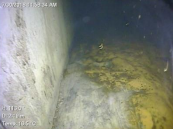
#> input picture Low-Complexity-Underwater-Image-Enhancement-Based-on-Dark-Channel-Prior/InputImages/Valentine1.png, 173 x 129 px; its folder holds only this picture in this run
$ python main.py
#> lines starting #> are read from the running program, lines starting #| are printed output that depends on the picture
#> further down, img is the input picture: shape (129, 173, 3); mean B, G, R 126.2, 138.8, 136
### Low-Complexity-Underwater-Image-Enhancement-Based-on-Dark-Channel-Prior/getRGBDarkChannel.py
import numpy as np

def getMinChannel(img):
	imgGray = np.zeros((img.shape[0],img.shape[1]),dtype = np.uint8)
	localMin = 255
	for i in range(0,img.shape[0]):
		for j in range(0,img.shape[1]):
			localMin = 255
			for k in range(0,3):
				if img.item((i,j,k)) < localMin:
					localMin = img.item((i,j,k))
			imgGray[i,j] = localMin
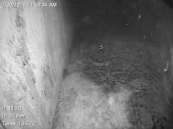
#> imgGray: shape (129, 173); min 19, max 236, mean 119.6
	return imgGray

def getDarkChannel(img, blockSize):
    img = getMinChannel(img)
    addSize = int((blockSize - 1) / 2)
    newHeight = img.shape[0] + blockSize - 1
#> newHeight = 137
    newWidth = img.shape[1] + blockSize - 1
#> newWidth = 181
    # 中间结果
    imgMiddle = np.zeros((newHeight, newWidth))
    imgMiddle[:, :] = 255
    imgMiddle[addSize:newHeight - addSize, addSize:newWidth - addSize] = img
    # print('imgMiddle',imgMiddle)
    imgDark = np.zeros((img.shape[0], img.shape[1]), np.uint8)
    localMin = 255
    for i in range(addSize, newHeight - addSize):
        for j in range(addSize, newWidth - addSize):
            localMin = 255
            for k in range(i - addSize, i + addSize + 1):
                for l in range(j - addSize, j + addSize + 1):
                    if imgMiddle.item((k, l)) < localMin:
                        localMin = imgMiddle.item((k, l))
            imgDark[i - addSize, j - addSize] = localMin
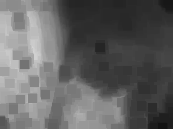
#> imgDark: shape (129, 173); min 19, max 211, mean 98

    return imgDark

### Low-Complexity-Underwater-Image-Enhancement-Based-on-Dark-Channel-Prior/getAtomsphericLight.py
import numpy as np

# 用于排序时存储原来像素点位置的数据结构
class Node(object):
	def __init__(self,x,y,value):
		self.x = x
		self.y = y
		self.value = value
	def printInfo(self):
		print(self.x,self.y,self.value)

def getAtomsphericLight(darkChannel, img, meanMode, percent):
#> called with meanMode = True, percent = 0.001
    size = darkChannel.shape[0] * darkChannel.shape[1]
#> size = 22317
    height = darkChannel.shape[0]
#> height = 129
    width = darkChannel.shape[1]
#> width = 173
    nodes = []
    img = np.float16(img)
    for i in range(0, height):
        for j in range(0, width):
            oneNode = Node(i, j, darkChannel[i, j])
            nodes.append(oneNode)
#> this loop made 129 passes
    nodes = sorted(nodes, key=lambda node: node.value, reverse=True)
    atomsphericLight = 0

    # 获取暗通道前0.1%(percent)的位置的像素点在原图像中的最高亮度值

    for i in range(0, int(percent*size)):
        SumImg = sum(img[nodes[i].x, nodes[i].y,:])
        if SumImg > atomsphericLight:
            print('img[nodes[i].x, nodes[i].y, :]',img[nodes[i].x, nodes[i].y, :])
            atomsphericLight = SumImg
            AtomsphericLight = img[nodes[i].x, nodes[i].y, :]
#> this loop made 22 passes
#| img[nodes[i].x, nodes[i].y, :] [220. 226. 223.]
#| img[nodes[i].x, nodes[i].y, :] [222. 228. 225.]
#| img[nodes[i].x, nodes[i].y, :] [226. 229. 227.]
#| img[nodes[i].x, nodes[i].y, :] [226. 232. 231.]
#| img[nodes[i].x, nodes[i].y, :] [231. 237. 236.]
            # print('nodes[i].x, nodes[i].y,SumImg',SumImg,nodes[i].x, nodes[i].y,img[nodes[i].x, nodes[i].y, :])
    return AtomsphericLight

### Low-Complexity-Underwater-Image-Enhancement-Based-on-Dark-Channel-Prior/getTransmissionEstimation.py
import numpy as np
import cv2

def getTransmissionMap(img,AtomsphericLight ,blockSize):

#> called with AtomsphericLight = array of shape (3,), blockSize = 9
    AtomsphericLight = np.array(AtomsphericLight)
    img = np.float64(img)
    imgDark = np.zeros((img.shape[0], img.shape[1]))
    imgGrayNormalization = np.zeros(img.shape)
    localMin = 1
    for k in range(0, 3):
        imgGrayNormalization[:, :, k] = img[:, :, k] / AtomsphericLight[k]
    imgUint8 = np.uint8((imgGrayNormalization[:, :, k] / np.max(imgGrayNormalization[:, :, k])) * 255)
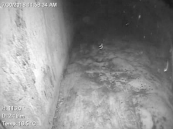
#> imgUint8: shape (129, 173); min 24, max 255, mean 141.6
    imgGrayNormalization[:, :, k] = np.float32(cv2.medianBlur(imgUint8, blockSize))/255
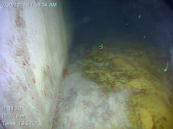
#> imgGrayNormalization: shape (129, 173, 3) float64; mean B, G, R 0.546, 0.586, 0.556; drawn with min black and max white

    for i in range(0, img.shape[0]):
        for j in range(0, img.shape[1]):
            localMin = 1
            for k in range(0, 3):
                imgNormalization = imgGrayNormalization.item((i, j, k))
                if imgGrayNormalization.item((i, j, k)) < localMin:
                    localMin = imgNormalization
                    imgDark[i, j] = localMin

    transmission  = 1- imgDark
    transmission = np.clip(transmission, 0.1, 0.9)
    return transmission

### Low-Complexity-Underwater-Image-Enhancement-Based-on-Dark-Channel-Prior/getSceneRadiance.py
import numpy as np

def SceneRadiance(img,AtomsphericLight,transmission):
    AtomsphericLight = np.array(AtomsphericLight)
    img = np.float64(img)
    sceneRadiance = np.zeros(img.shape)

    transmission = np.clip(transmission, 0.2, 0.9)
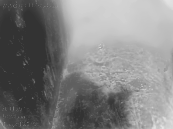
#> transmission: shape (129, 173) float64; min 0.2, max 0.9, mean 0.503
    for i in range(0, 3):
        sceneRadiance[:, :, i] = (img[:, :, i] - AtomsphericLight[i]) / transmission + AtomsphericLight[i]
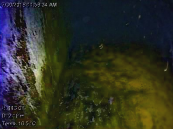
#> sceneRadiance: shape (129, 173, 3) float64; mean B, G, R 32.8, 49.4, 46.2; drawn with min black and max white

    sceneRadiance = np.clip(sceneRadiance, 0, 255)
    sceneRadiance = np.uint8(sceneRadiance)
    return sceneRadiance

### Low-Complexity-Underwater-Image-Enhancement-Based-on-Dark-Channel-Prior/getColorContrastEnhancement.py
import numpy as np
def ColorContrastEnhancement(sceneRadiance):
    # print('Before_sceneRadiance',sceneRadiance)
    bgrAvg = np.zeros(3)
    sceneRadiance = np.float16(sceneRadiance)
    for k in range(0, 3):
        bgrAvg[k] = np.mean(sceneRadiance[:,:,k])
    # print('bgrAvg',bgrAvg)
    for k in range(1, 3):
        sceneRadiance[:, :, k] = (bgrAvg[0]/bgrAvg[k])*sceneRadiance[:,:,k]
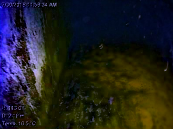
#> sceneRadiance: shape (129, 173, 3) float16; mean of channels 0, 1, 2 32.4, 32.4, 32.4; drawn as B, G, R
    for i in range(0, 3):
        for j in range(0, sceneRadiance.shape[0]):
            for k in range(0, sceneRadiance.shape[1]):
                if sceneRadiance[j, k, i] > 255:
                    sceneRadiance[j, k, i] = 255
                if sceneRadiance[j, k, i] < 0:
                    sceneRadiance[j, k, i] = 0
    sceneRadiance = np.uint8(sceneRadiance)
    # print('sceneRadiance',sceneRadiance)
    # print(np.mean(sceneRadiance[:,:,0]),np.mean(sceneRadiance[:,:,1]),np.mean(sceneRadiance[:,:,2]))
    return sceneRadiance

### Low-Complexity-Underwater-Image-Enhancement-Based-on-Dark-Channel-Prior/main.py
import os
import numpy as np
import cv2
import natsort
import matplotlib.pyplot as plt


from TransmissionMap import TransmissionComposition
from getAtomsphericLight import getAtomsphericLight
from getColorContrastEnhancement import ColorContrastEnhancement
from getRGBDarkChannel import getDarkChannel
from getSceneRadiance import SceneRadiance


######################## Based on the DCP and the 0.1% brightest point is incorrect ########################
######################## Based on the DCP and the 0.1% brightest point is incorrect ########################
######################## Based on the DCP and the 0.1% brightest point is incorrect  and further cause the distortion of the restored images ########################
from getTransmissionEstimation import getTransmissionMap

np.seterr(over='ignore')
if __name__ == '__main__':
    pass

# folder = "C:/Users/Administrator/Desktop/UnderwaterImageEnhancement/Physical/LowComplexityDCP"
folder = "."
path = folder + "/InputImages"
files = os.listdir(path)
files =  natsort.natsorted(files)

for i in range(len(files)):
    file = files[i]
    filepath = path + "/" + file
    prefix = file.split('.')[0]
    if os.path.isfile(filepath):
        print('********    file   ********',file)
        img = cv2.imread(folder +'/InputImages/' + file)

        blockSize = 9

        imgGray = getDarkChannel(img, blockSize)
        AtomsphericLight = getAtomsphericLight(imgGray, img, meanMode=True, percent=0.001)
        # print('AtomsphericLight',AtomsphericLight)
        transmission = getTransmissionMap(img, AtomsphericLight, blockSize)
        sceneRadiance = SceneRadiance(img, AtomsphericLight, transmission)
        sceneRadiance = ColorContrastEnhancement(sceneRadiance)

        cv2.imwrite('OutputImages/' + prefix + '_LowComplexityDCPMap.jpg', np.uint8(transmission * 255))
        cv2.imwrite('OutputImages/' + prefix + '_LowComplexityDCP.jpg', sceneRadiance)

        #
        # plt.imshow(np.uint8(img))
        # plt.show()

$ run again, on Low-Complexity-Underwater-Image-Enhancement-Based-on-Dark-Channel-Prior/InputImages/test3.png
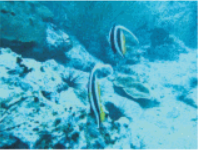
#> input picture Low-Complexity-Underwater-Image-Enhancement-Based-on-Dark-Channel-Prior/InputImages/test3.png, 198 x 150 px
#> img is the input picture: shape (150, 198, 3); mean B, G, R 191.7, 165.4, 63.8
#> after the loop in getDarkChannel, `for i in range(addSize, newHeight - addSize):`:
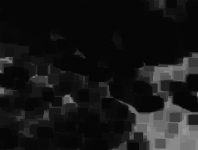
#> imgDark: shape (150, 198); min 6, max 150, mean 23.1
#> the loop in getAtomsphericLight, `for i in range(0, height):` made 150 passes
#> the loop in getAtomsphericLight, `for i in range(0, int(percent*size)):` made 29 passes
#| img[nodes[i].x, nodes[i].y, :] [220. 213. 151.]
#| img[nodes[i].x, nodes[i].y, :] [217. 219. 170.]
#> after the loop in ColorContrastEnhancement, `for i in range(0, 3):`:
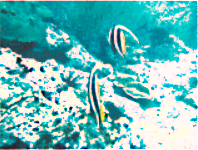
#> sceneRadiance: shape (150, 198, 3) float16; mean of channels 0, 1, 2 189.5, 189.1, 109.2; drawn as B, G, R
